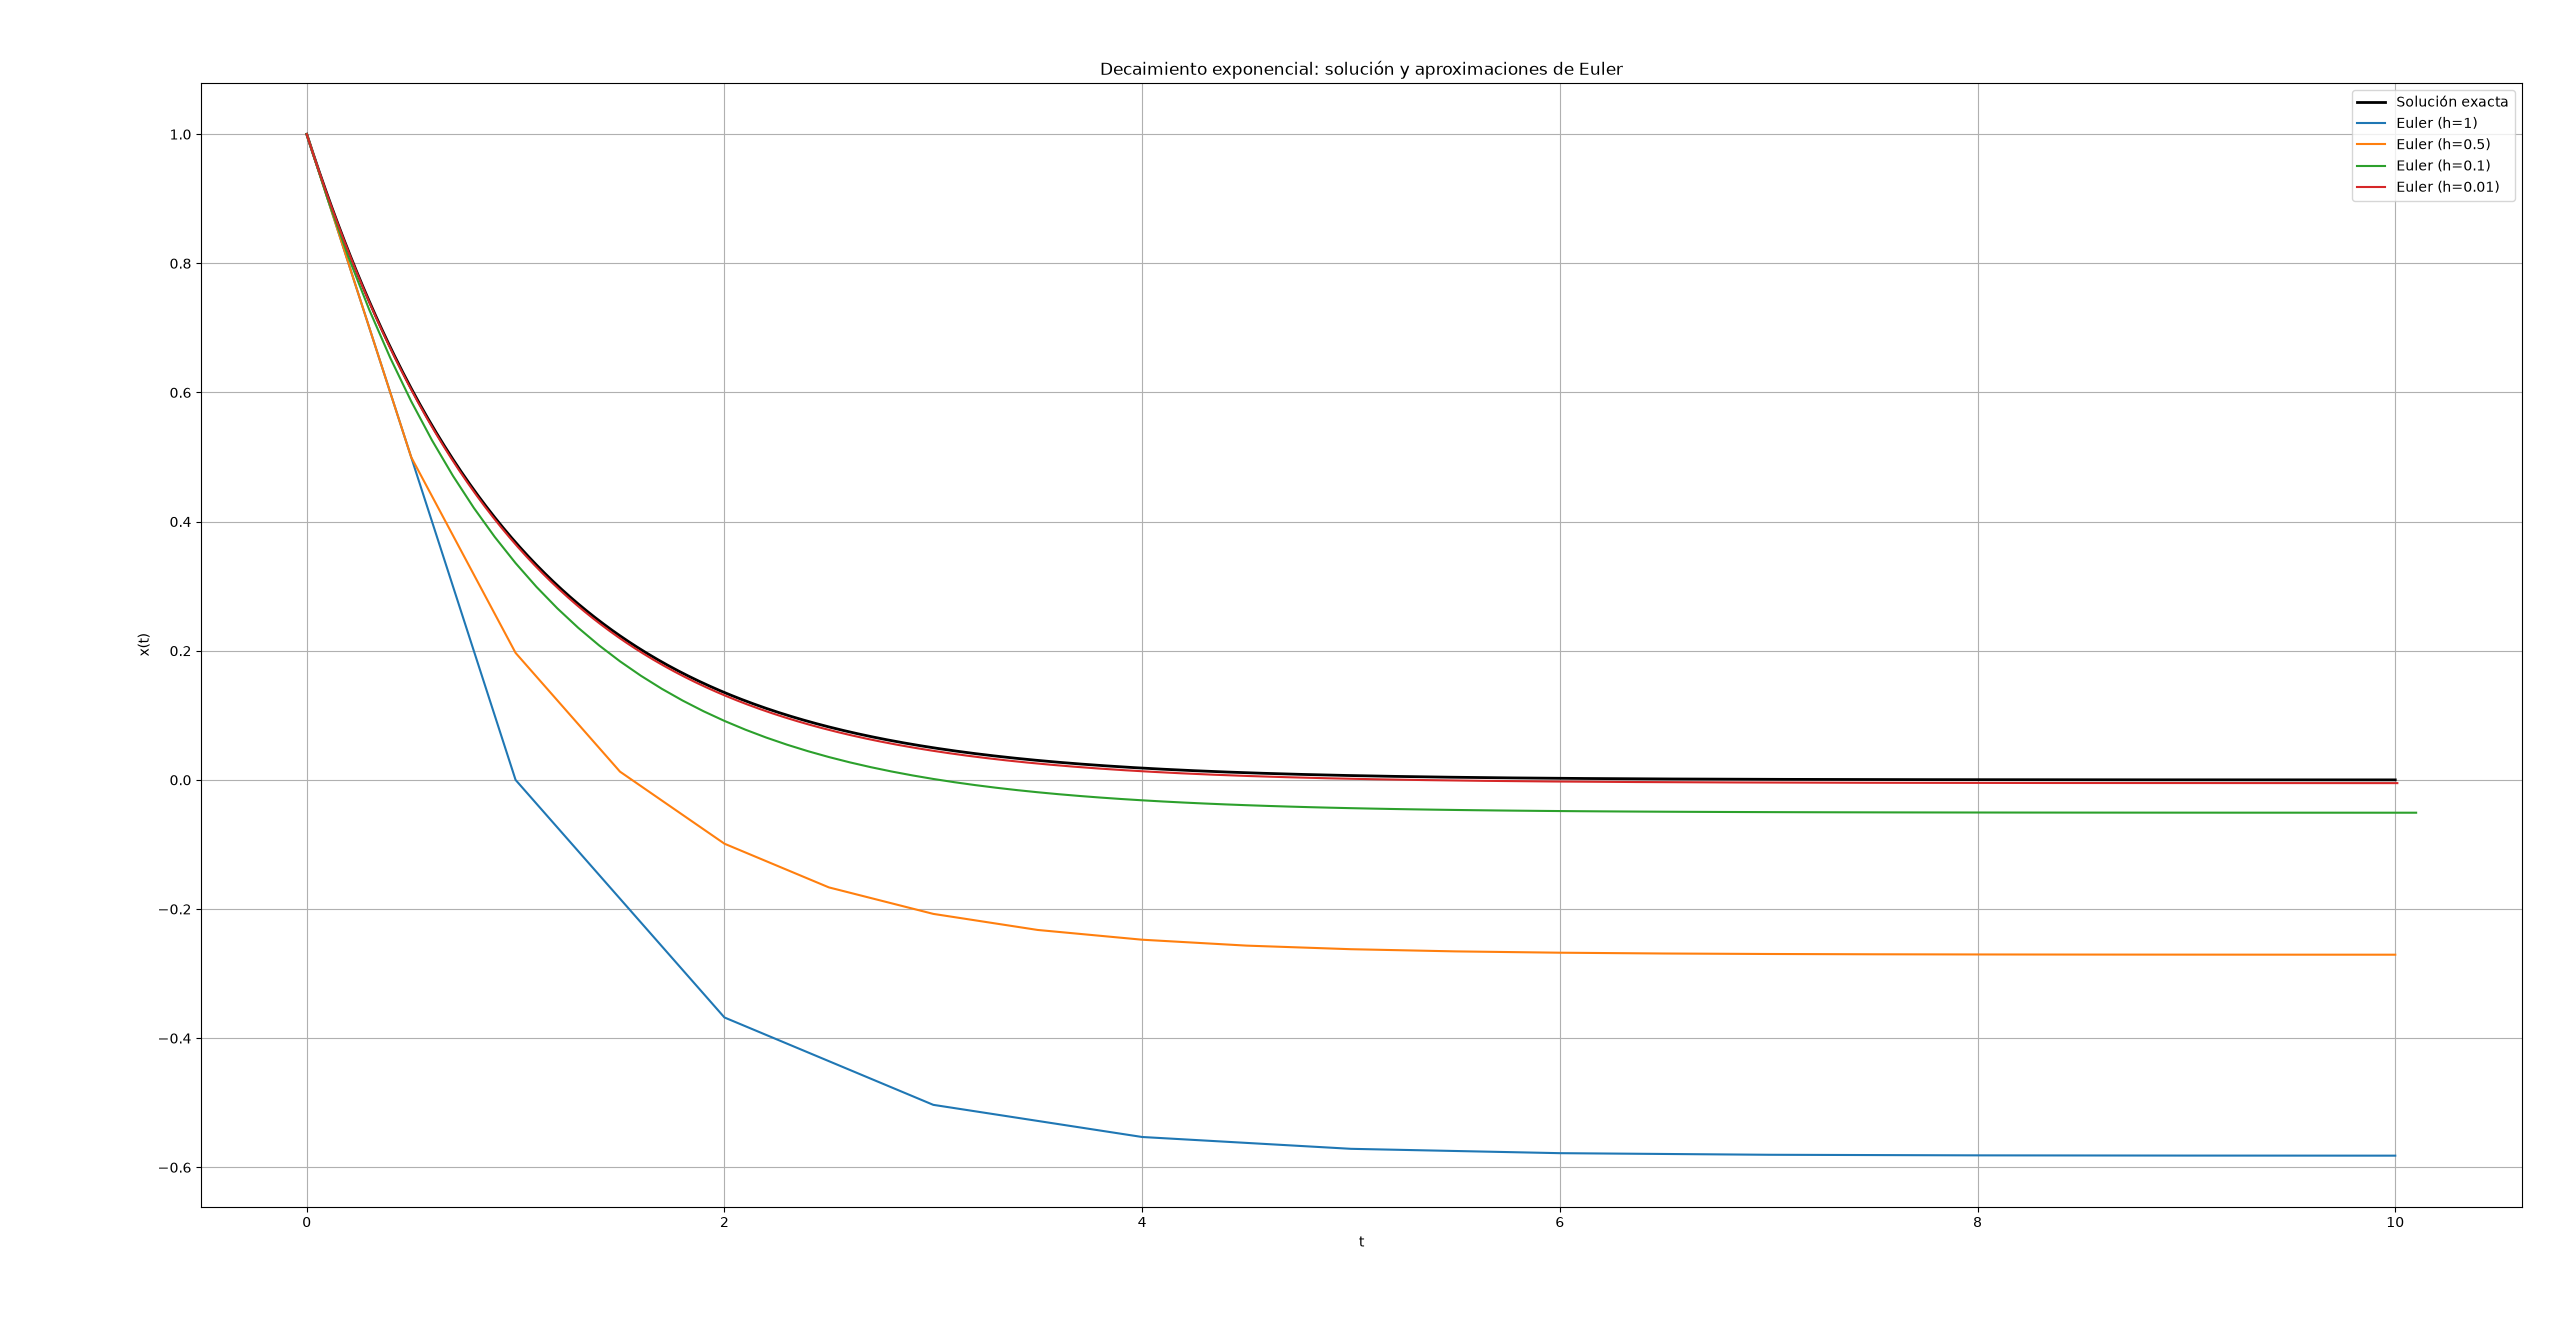

Source code (Python):
import sys
from pathlib import Path
sys.path.append(str(Path(__file__).resolve().parent.parent))
from euler import euler
import matplotlib.pyplot as plt
import math

def f(t, x):
    return -solucion(t)

def solucion(t):
    return math.exp(-t)

t_exacta = [i / 100 for i in range(1001)]
fig, ax = plt.subplots(figsize=(10, 6))
ax.plot(
    t_exacta,
    [solucion(t) for t in t_exacta],
    label="Solución exacta",
    color="black",
    linewidth=2,
)

for h, color in (
    (1, "tab:blue"),
    (0.5, "tab:orange"),
    (0.1, "tab:green"),
    (0.01, "tab:red"),
):
    t_values, x_values, _ = euler(f, 1, 0, 10, h)
    ax.plot(
        t_values,
        x_values,
        linestyle="-",
        color=color,
        label=f"Euler (h={h})",
    )

ax.set_xlabel("t")
ax.set_ylabel("x(t)")
ax.set_title("Decaimiento exponencial: solución y aproximaciones de Euler")
ax.grid(True)
ax.legend()
fig.tight_layout()
plt.show()
